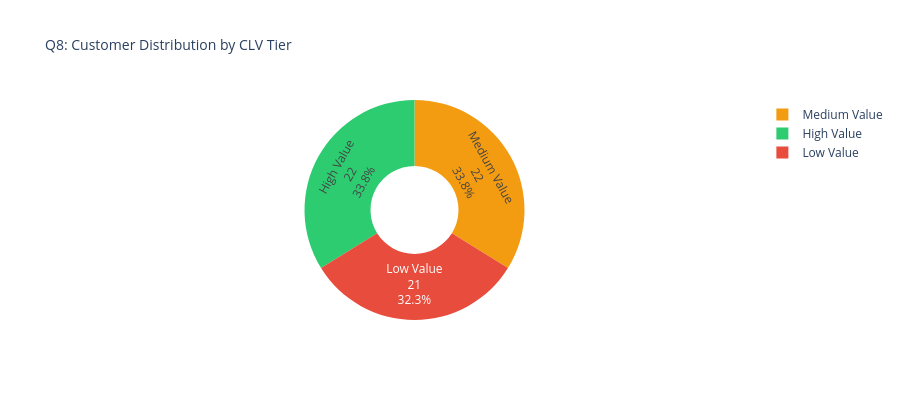

The code cell stored with this chart in its notebook:
### Code cell
# Chart 1 — CLV Distribution by Tier
tier_counts = clv_df['clv_tier'].value_counts().reset_index()
tier_counts.columns = ['tier', 'count']

colors_map = {
    'High Value':   '#2ecc71',
    'Medium Value': '#f39c12',
    'Low Value':    '#e74c3c',
}

fig1 = px.pie(
    tier_counts, names='tier', values='count',
    color='tier',
    color_discrete_map=colors_map,
    title='Q8: Customer Distribution by CLV Tier',
    hole=0.4,
)
fig1.update_traces(textinfo='percent+label+value')
fig1.update_layout(height=400, title_font_size=14)
fig1.show()

### Figure 1 — Plotly figure (JSON) as saved in the notebook; plotly's stock layout.template omitted (floating-point values rounded to 4 significant figures)
{"data": [{"customdata": [["Medium Value"], ["High Value"], ["Low Value"]], "domain": {"x": [0, 1], "y": [0, 1]}, "hole": 0.4, "hovertemplate": "tier=%{customdata[0]}<br>count=%{value}<extra></extra>", "labels": ["Medium Value", "High Value", "Low Value"], "legendgroup": "", "marker": {"colors": ["#f39c12", "#2ecc71", "#e74c3c"]}, "name": "", "showlegend": true, "textinfo": "percent+label+value", "type": "pie", "values": [22, 22, 21]}], "layout": {"height": 400, "legend": {"tracegroupgap": 0}, "title": {"font": {"size": 14}, "text": "Q8: Customer Distribution by CLV Tier"}}}
